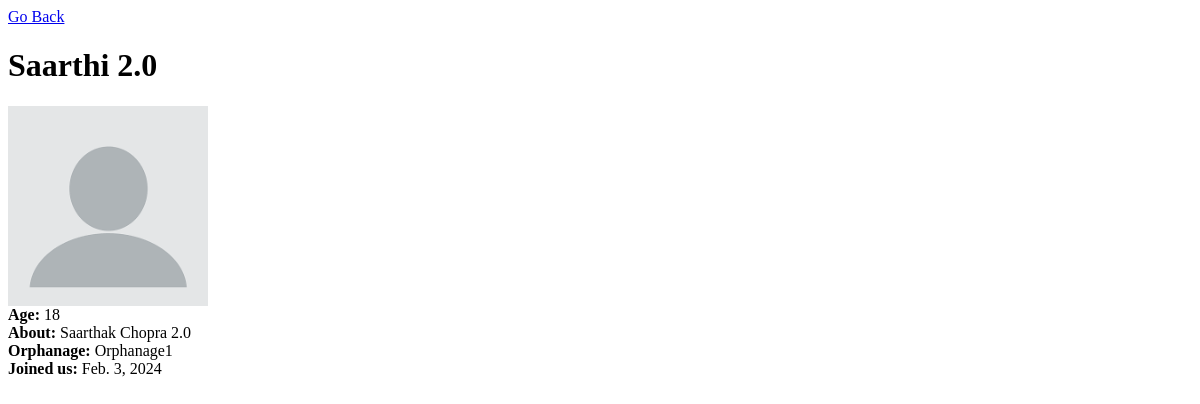
Before: /OrphanDetails/8/ (signed in) with the older database file.
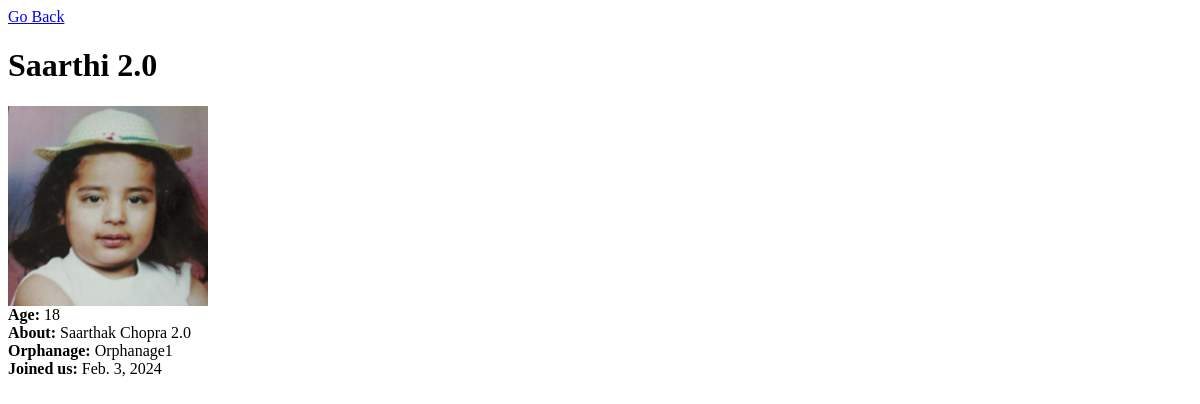
After: the same page with the newer database file.
### main/models.py (models this page shows, shortened)
class Orphan(models.Model):
    orphanage = models.ForeignKey(User,on_delete=models.CASCADE,null=True,blank=True)
    child_image = models.ImageField(null=True,blank=True,upload_to="images/")
    name = models.CharField(max_length=200)
    description = models.TextField(null=True,blank=True)
    age = models.CharField(max_length=2)
    joined = models.DateField(auto_now_add=True)
    class Meta:
        ordering = ['age']

### main/views.py (the view)
# urls.py: path('OrphanDetails/<int:pk>/',views.OrphanDetails.as_view(),name='OrphanDetails'),
class OrphanDetails(LoginRequiredMixin, DetailView):
    model = Orphan
    context_object_name = 'orphan'

### main/templates/main/orphan_detail.html (shortened to what this page needs)
<a href="{% url 'OrphanList' %}">Go Back</a>
<h1>{{orphan.name}}</h1>
{% if orphan.child_image %}
    <img src="{{orphan.child_image.url}}" width="200px" height="200px">
{% else %}
    <img src="/static/assets/images/noUser.png" width="200px" height="200px">
{% endif %}
<b>Age: </b>{{orphan.age}}<br>
<b>About: </b>{{orphan.description}}<br>
<b>Orphanage: </b>{{orphan.orphanage}}<br>
<b>Joined us: </b>{{orphan.joined}}

Changed rows visible on the page:
changed Orphan "Saarthi 2.0": child_image: picture added
